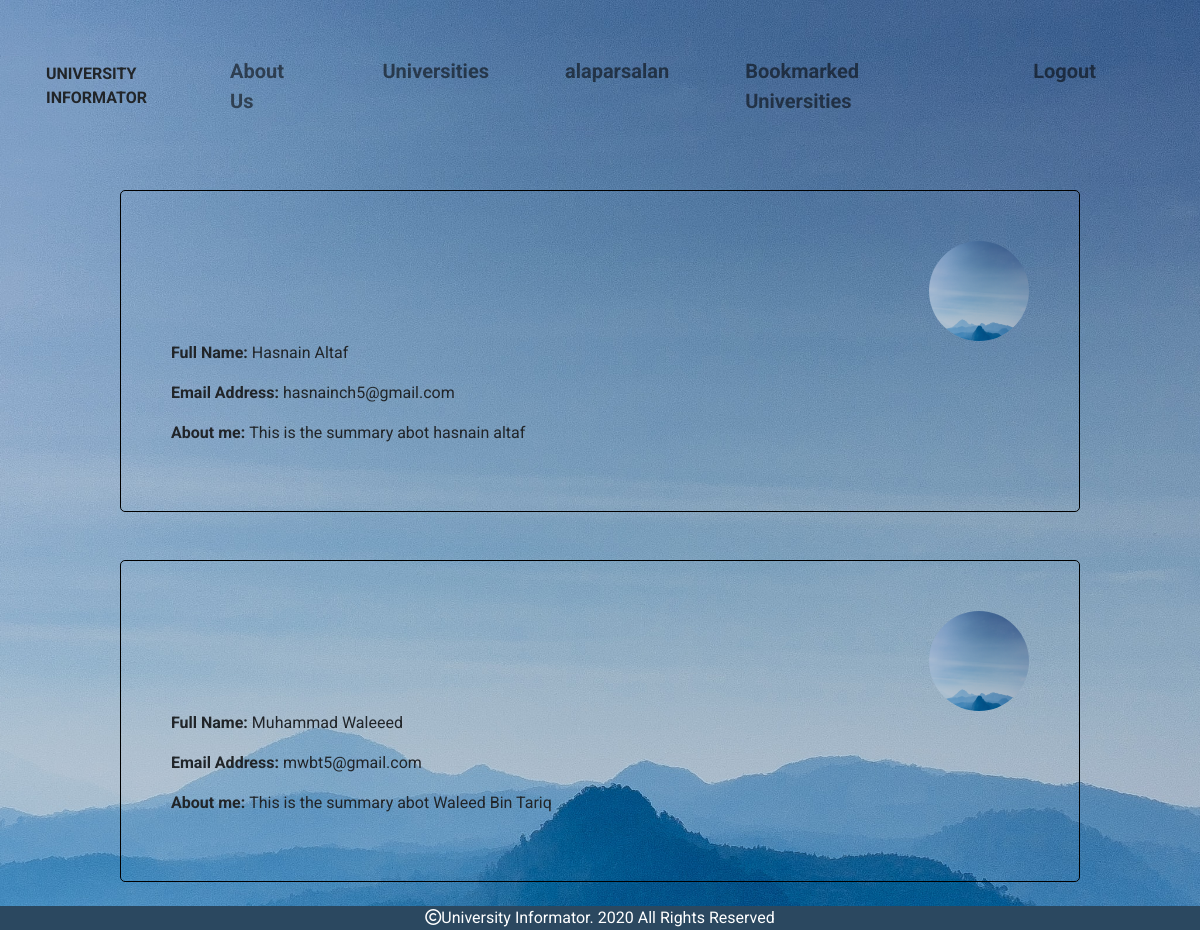
The page /markup/aboutTheCompany.php (signed in) on the database its author committed.
### tables this page shows
CREATE TABLE `creatorinformation` (
  `emailAddress` varchar(45) NOT NULL,
  `firstName` varchar(10) DEFAULT NULL,
  `lastName` varchar(10) DEFAULT NULL,
  `about` varchar(500) DEFAULT NULL,
  `imagePath` varchar(100) DEFAULT NULL,
  PRIMARY KEY (`emailAddress`)
);

### server/ALL-SERVER-OPERATIONS.php (called while the page is built, shortened)
<?php
$hostName = "localhost";
$username = "root";
$password = "Sarim915602";
$dbName = "hasnain_waleed_uni_scrape";
$connection = mysqli_connect($hostName, $username, $password, $dbName);
function getCreatorsInformation(): mysqli_result|bool {
    global $connection;
    $query = "SELECT * FROM creatorinformation";
    return $connection->query($query);
}

### markup/aboutTheCompany.php (the view, shortened to what this page needs)
<!doctype html>
<html lang="en">
<head>
    <link rel="stylesheet" href="https://stackpath.bootstrapcdn.com/bootstrap/4.5.2/css/bootstrap.min.css"
>
    <link href="https://cdn.jsdelivr.net/npm/bootstrap@5.0.0-beta1/dist/css/bootstrap.min.css" rel="stylesheet"
>
    <link rel="stylesheet" href="../styles/styles.css">
    <link rel="stylesheet" href="../styles/aboutTheCompany.css">
</head>
<body>
<nav class="navbar navbar-expand-lg navbar-light bg-transparent">
    <p style="font-weight: bold" class="m-0">UNIVERSITY INFORMATOR</p>
    <div class="collapse navbar-collapse" id="navbarSupportedContent">
        <ul class="navbar-nav mr-auto">
            <li class="nav-item">
                <a class="nav-link" href="./index.php">About Us</a>
            </li>
            <li class="nav-item">
                <a class="nav-link" href="./uni-data.php">Universities</a>
            </li>
            <?php
            if (!isset($_SESSION["username"])) {
                echo '
                    <li class="nav-item ">
                        <a class="nav-link" href="sign-in.php">Sign In</a>
                    </li>';
            } else {
                echo "
                    <li class='nav-item'>
                        <a class='nav-link' href='#'>" . $_SESSION['firstName'] . "</a>
                    </li>
                    <li class='nav-item'>
                        <a class='nav-link' href='../server/all-operations.php?operation=showBookmarkedUniversities'>Bookmarked Universities</a>
                    </li>
                    <li class='nav-item'>
                        <a class='nav-link' href='../server/all-operations.php?operation=logoutUser'>Logout</a>
                    </li>
                    ";
            }
            ?>
        </ul>
    </div>
</nav>
<main>
    <div class="all-container">
        <?php
        include "../server/ALL-SERVER-OPERATIONS.php";
        $completeList = getCreatorsInformation();
        if (!is_bool($completeList)) {
            if ($completeList->num_rows > 0) {
                while ($completeRow = $completeList->fetch_assoc()) {
                    $email = $completeRow["emailAddress"];
                    $firstName = $completeRow["firstName"];
                    $lastName = $completeRow["lastName"];
                    $about = $completeRow["about"];
                    $imagePath = $completeRow["imagePath"];
                    echo "
                    <div class='one-creator mx-auto my-5'>
                        <div class='image-source'>
                            <img src='$imagePath' alt='image'>
                        </div>
                        <div class='data-row'>
                            <p><span><strong>Full Name: </strong></span> " . $firstName . " " . "$lastName" . "</p>
                        </div>
                        <div class='data-row'>
                            <p><span><strong>Email Address: </strong></span> $email</p>
                        </div>
                        <div class='data-row'>
                            <p><span><strong>About me: </strong></span>$about</p>
                        </div>
                    </div>";
                }
            }
        }
        ?>
    </div>
</main>
<footer>
    <div class="middle"><span class="far fa-copyright"></span>University Informator. 2020 All Rights Reserved</div>
</footer>
</body>
</html>

### styles/styles.css (style rules this page uses)
* { font-family: 'Roboto', sans-serif; }
body { background-image: url("../res/bady-abbas-MDgRcuGYu58-unsplash.jpg"); background-color: #3B5998; background-position: center; background-repeat: no-repeat; background-size: cover; width: 100%; height: auto; margin: 0; padding: 0; }
nav { margin: 30px; }
ul li { list-style: none; display: inline-block; border-radius: 30px; margin-right: 20px; padding: 10px; }
a { text-decoration: none; color: black; font-size: 20px; font-weight: bold; list-style: none; display: inline-block; border-radius: 30px; margin-right: 20px; padding: 10px; }
footer { position: fixed; bottom: 0; width: 100%; background-color: #2b4860; }
.middle { margin: auto; width: fit-content; color: white; }

### styles/aboutTheCompany.css (style rules this page uses)
main { width: 100%; }
.all-container { width: 100%; }
.one-creator { width: 80%; border-radius: 5px; border: 1px solid black; padding: 50px; }
.image-source { width: 100%; display: flex; justify-content: flex-end; }
img { width: 100px; height: 100px; border-radius: 50px; }
.data-row { display: flex; flex-direction: row; }

### rows shown on the page
creatorinformation: imagePath (picture), firstName "Hasnain", lastName "Altaf", emailAddress "hasnainch5@gmail.com", about "This is the summary abot hasnain altaf"
creatorinformation: imagePath (picture), firstName "Muhammad", lastName "Waleeed", emailAddress "mwbt5@gmail.com", about "This is the summary abot Waleed Bin Tariq"

### other values the page prints
$_SESSION['firstName'] "alaparsalan"
